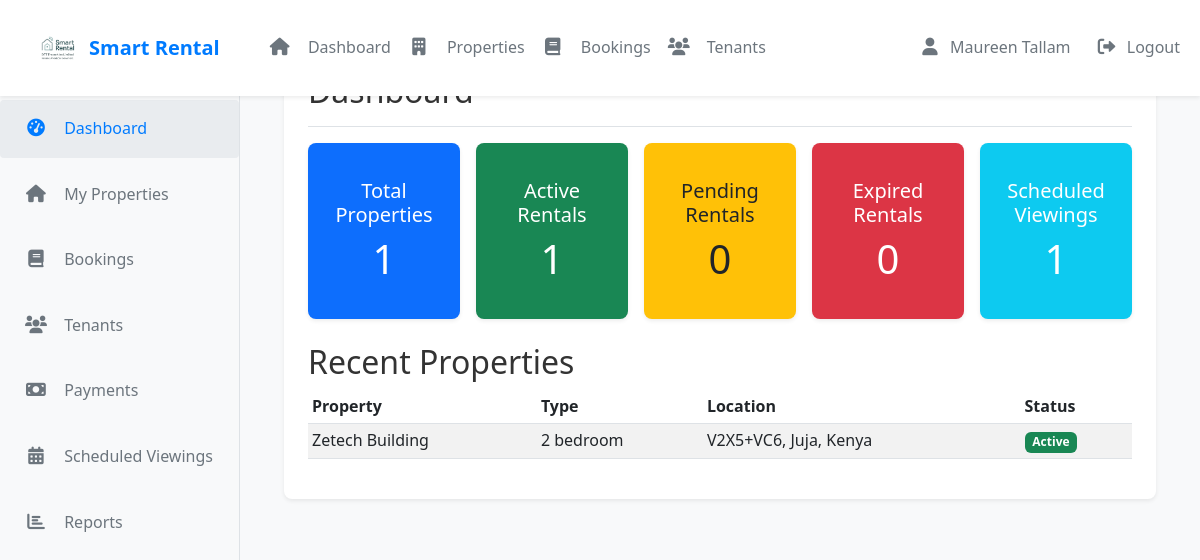
The app's page /smart_landlords/index.php (signed in) with its own data.
### tables this page shows
CREATE TABLE `houses` (
  `id` int(30) NOT NULL,
  `landlord_id` int(30) NOT NULL,
  `house_no` varchar(50) NOT NULL,
  `category_id` int(30) NOT NULL,
  `description` text NOT NULL,
  `location` varchar(255) DEFAULT NULL,
  `city` varchar(100) DEFAULT NULL,
  `state` varchar(100) DEFAULT NULL,
  `country` varchar(100) DEFAULT NULL,
  `latitude` decimal(10,8) DEFAULT NULL,
  `longitude` decimal(11,8) DEFAULT NULL,
  `price` double NOT NULL,
  `security_deposit` decimal(10,2) DEFAULT NULL,
  `min_rental_period` int(11) DEFAULT 1 COMMENT 'In months',
  `max_rental_period` int(11) DEFAULT 12 COMMENT 'In months',
  `advance_rent_months` int(11) DEFAULT 1 COMMENT 'Number of months rent to pay in advance',
  `payment_cycle` enum('monthly','quarterly','annually') NOT NULL DEFAULT 'monthly',
  `late_fee_percentage` decimal(5,2) DEFAULT 5.00,
  `bedrooms` int(11) DEFAULT 0,
  `bathrooms` int(11) DEFAULT 0,
  `area` decimal(10,2) DEFAULT NULL,
  `image` varchar(255) DEFAULT NULL,
  `main_image` varchar(255) DEFAULT NULL,
  `featured` tinyint(1) DEFAULT 0,
  `status` tinyint(1) DEFAULT 1,
  `created_at` timestamp NOT NULL DEFAULT current_timestamp(),
  `updated_at` timestamp NOT NULL DEFAULT current_timestamp() ON UPDATE current_timestamp(),
  `address` text DEFAULT NULL,
  `total_units` int(11) NOT NULL DEFAULT 1,
  `available_units` int(11) NOT NULL DEFAULT 1
);

CREATE TABLE `categories` (
  `id` int(30) NOT NULL,
  `name` varchar(200) NOT NULL
);

### smart_landlords/index.php (the view, shortened to what this page needs)
<?php
require_once '../config/db.php';
$stmt = $conn->prepare("SELECT h.*, c.name as category_name
                       FROM houses h
                       LEFT JOIN categories c ON h.category_id = c.id
                       WHERE h.landlord_id = ?");
$stmt->bind_param('i', $_SESSION['user_id']);
$stmt->execute();
$properties = $stmt->get_result()->fetch_all(MYSQLI_ASSOC);
$stmt = $conn->prepare("SELECT COUNT(*) as total_properties
                       FROM houses
                       WHERE landlord_id = ?");
$stmt->bind_param('i', $_SESSION['user_id']);
$stmt->execute();
$total_properties = $stmt->get_result()->fetch_assoc()['total_properties'];
$stmt = $conn->prepare("
    SELECT COUNT(*) as total_viewings
    FROM property_viewings pv
    JOIN houses h ON pv.property_id = h.id
    WHERE h.landlord_id = ? AND pv.status != 'cancelled' AND pv.viewing_date >= CURDATE()
");
$stmt->bind_param('i', $_SESSION['user_id']);
$stmt->execute();
$scheduled_viewings_count = $stmt->get_result()->fetch_assoc()['total_viewings'];
$stmt = $conn->prepare("SELECT
                           COUNT(*) as total_rentals,
                           COUNT(CASE WHEN rb.status = 'confirmed' THEN 1 END) as active_rentals,
                           COUNT(CASE WHEN rb.status = 'pending' THEN 1 END) as pending_rentals,
                           COUNT(CASE WHEN rb.status = 'cancelled' THEN 1 END) as cancelled_rentals,
                           COUNT(CASE WHEN rb.status = 'expired' THEN 1 END) as expired_rentals
                       FROM rental_bookings rb
                       JOIN houses h ON rb.house_id = h.id
                       WHERE h.landlord_id = ?");
$stmt->bind_param('i', $_SESSION['user_id']);
$stmt->execute();
$rental_stats = $stmt->get_result()->fetch_assoc();
?>
<!DOCTYPE html>
<html lang="en">
<head>
    <link href="https://cdn.jsdelivr.net/npm/bootstrap@5.3.0/dist/css/bootstrap.min.css" rel="stylesheet">
    <link rel="stylesheet" href="https://cdnjs.cloudflare.com/ajax/libs/font-awesome/6.0.0/css/all.min.css">
    <link rel="stylesheet" href="assets/css/style.css">
</head>
<body>
    <?php include('./includes/header.php'); ?>
    <div class="page-wrapper">
        <nav id="sidebar" class="sidebar">
            <div class="position-sticky">
                <ul class="nav flex-column">
                    <li class="nav-item">
                        <a class="nav-link active" href="index.php">
                            <i class="fas fa-tachometer-alt"></i> Dashboard
                        </a>
                    </li>
                    <li class="nav-item">
                        <a class="nav-link" href="properties.php">
                            <i class="fas fa-home"></i> My Properties
                        </a>
                    </li>
                    <li class="nav-item">
                        <a class="nav-link" href="bookings.php">
                            <i class="fas fa-book"></i> Bookings
                        </a>
                    </li>
                    <li class="nav-item">
                        <a class="nav-link" href="tenants.php">
                            <i class="fas fa-users"></i> Tenants
                        </a>
                    </li>
                    <li class="nav-item">
                        <a class="nav-link" href="payments.php">
                            <i class="fas fa-money-bill"></i> Payments
                        </a>
                    </li>
                    <li class="nav-item">
                        <a class="nav-link" href="scheduled_viewings.php">
                            <i class="fas fa-calendar-alt"></i> Scheduled Viewings
                        </a>
                    </li>
                    <li class="nav-item">
                        <a class="nav-link" href="reports.php">
                            <i class="fas fa-chart-bar"></i> Reports
                        </a>
                    </li>
                </ul>
            </div>
        </nav>
        <div class="main-content">
            <div class="container-fluid">
                <div class="page-content">
                    <div class="d-flex justify-content-between flex-wrap flex-md-nowrap align-items-center pt-3 pb-2 mb-3 border-bottom">
                        <h1 class="h2">Dashboard</h1>
                    </div>
                    <div class="row g-3 mb-4">
                        <div class="col-12 col-sm-6 col-xl mb-3 mb-xl-0">
                            <div class="card bg-primary text-white h-100">
                                <div class="card-body d-flex flex-column align-items-center justify-content-center text-center">
                                    <h5 class="card-title mb-2">Total Properties</h5>
                                    <p class="card-text display-6 mb-0"><?php echo $total_properties; ?></p>
                                </div>
                            </div>
                        </div>
                        <div class="col-12 col-sm-6 col-xl mb-3 mb-xl-0">
                            <div class="card bg-success text-white h-100">
                                <div class="card-body d-flex flex-column align-items-center justify-content-center text-center">
                                    <h5 class="card-title mb-2">Active Rentals</h5>
                                    <p class="card-text display-6 mb-0"><?php echo $rental_stats['active_rentals']; ?></p>
                                </div>
                            </div>
                        </div>
                        <div class="col-12 col-sm-6 col-xl mb-3 mb-xl-0">
                            <a href="bookings.php" class="text-decoration-none">
                                <div class="card bg-warning text-dark h-100 hover-shadow">
                                    <div class="card-body d-flex flex-column align-items-center justify-content-center text-center">
                                        <h5 class="card-title mb-2">Pending Rentals</h5>
                                        <p class="card-text display-6 mb-0"><?php echo $rental_stats['pending_rentals']; ?></p>
                                    </div>
                                </div>
                            </a>
                        </div>
                        <div class="col-12 col-sm-6 col-xl mb-3 mb-xl-0">
                            <div class="card bg-danger text-white h-100">
                                <div class="card-body d-flex flex-column align-items-center justify-content-center text-center">
                                    <h5 class="card-title mb-2">Expired Rentals</h5>
                                    <p class="card-text display-6 mb-0"><?php echo $rental_stats['expired_rentals']; ?></p>
                                </div>
                            </div>
                        </div>
                        <div class="col-12 col-sm-6 col-xl">
                            <a href="scheduled_viewings.php" class="text-decoration-none">
                                <div class="card bg-info text-white h-100 hover-shadow">
                                    <div class="card-body d-flex flex-column align-items-center justify-content-center text-center">
                                        <h5 class="card-title mb-2">Scheduled Viewings</h5>
                                        <p class="card-text display-6 mb-0"><?php echo $scheduled_viewings_count; ?></p>
                                    </div>
                                </div>
                            </a>
                        </div>
                    </div>
                    <h2>Recent Properties</h2>
                    <div class="table-responsive">
                        <table class="table table-striped table-sm">
                            <thead>
                                <tr>
                                    <th>Property</th>
                                    <th>Type</th>
                                    <th>Location</th>
                                    <th>Status</th>
                                </tr>
                            </thead>
                            <tbody>
                                <?php foreach ($properties as $property): ?>
                                <tr>
                                    <td><?php echo htmlspecialchars($property['house_no']); ?></td>
                                    <td><?php echo htmlspecialchars($property['category_name']); ?></td>
                                    <td><?php echo htmlspecialchars($property['location']); ?></td>
                                    <td>
                                        <span class="badge bg-<?php echo $property['status'] ? 'success' : 'danger'; ?>">
                                            <?php echo $property['status'] ? 'Active' : 'Inactive'; ?>
                                        </span>
                                    </td>
                                </tr>
                                <?php endforeach; ?>
                            </tbody>
                        </table>
                    </div>
                </div>
            </div>
        </div>
    </div>
</body>
</html>

### smart_landlords/assets/css/style.css (style rules this page uses)
body { font-family: 'Segoe UI', Tahoma, Geneva, Verdana, sans-serif; line-height: 1.6; color: #333; }
.main-content { padding: 2rem; margin-left: 240px; min-height: calc(100vh - 4rem); background-color: #f8f9fa; }
.card { margin-bottom: 1.5rem; box-shadow: 0 0.125rem 0.25rem rgba(0,0,0,0.075); border: none; border-radius: 0.5rem; transition: transform 0.2s ease-in-out; }
.card-body { padding: 1.5rem; }
.page-content { padding: 1.5rem; background-color: white; border-radius: 0.5rem; box-shadow: 0 0.125rem 0.25rem rgba(0,0,0,0.075); }
.sidebar { position: fixed; top: 0; left: 0; width: 240px; min-height: 100vh; padding-top: 6rem; background-color: #f8f9fa; border-right: 1px solid #dee2e6; z-index: 1000; }
.page-wrapper { min-height: 100vh; display: flex; flex-direction: column; }
.nav-link { color: #6c757d; padding: 1rem 1.5rem; margin: 0.25rem 0; transition: all 0.3s ease; border-radius: 4px; }
.nav-link i { width: 1.75rem; text-align: center; margin-right: 1rem; font-size: 1.2rem; }
.nav-link.active { color: #007bff; background-color: #e9ecef; font-weight: 500; }
.nav-link i { width: 1.5rem; text-align: center; margin-right: 0.75rem; font-size: 1.1rem; }

### records on screen
houses: house_no "Zetech Building", category.name "2 bedroom", location "V2X5+VC6, Juja, Kenya", status "Active"

### other values on screen
$_SESSION['user_name'] "Maureen Tallam"
$total_properties "1"
$rental_stats['active_rentals'] "1"
$rental_stats['pending_rentals'] "0"
$rental_stats['expired_rentals'] "0"
$scheduled_viewings_count "1"
